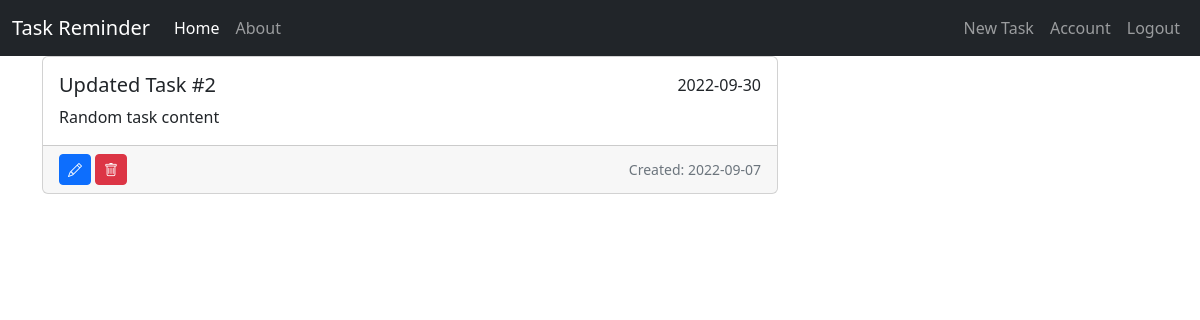
The page /task/2 (signed in) on the database its author committed.
### task_app/models.py (models this page shows, shortened)
class Task(db.Model):
    id = db.Column(db.Integer, primary_key=True)
    title = db.Column(db.String(100), nullable=False)
    content = db.Column(db.Text)
    date_created = db.Column(db.Date, nullable=False, default=datetime.utcnow)
    date_tasked = db.Column(db.Date, default=date(1970, 1, 1)) # Date cannot be null. TODO validation
    user_id = db.Column(db.Integer, db.ForeignKey("user.id"), nullable=False)

### task_app/tasks/routes.py (the view)
@tasks.route("/task/<int:task_id>", methods=["GET", "POST"])
@login_required
def task(task_id):
    task = Task.query.get_or_404(task_id)
    if task.user_id != current_user.id:
        abort(403)
    return render_template("task.html", task=task)

### task_app/models.py (called while the page is built)
@login_manager.user_loader
def load_user(user_id):
    return User.query.get(int(user_id))

### task_app/templates/task.html (shortened to what this page needs)
{% extends "layout.html" %}
{% block content %}
    <div class="card text-justify mb-4">
        <div class="card-body">
            <div class="d-flex">
                <h5 class="card-title">{{ task.title }}</h5>
                <span class="card-text ms-auto">
                    {{ task.date_tasked if task.date_tasked.strftime("%Y-%m-%d") != "1970-01-01" else "" }}
                </span>
            </div>
            <p class="card-text">{{ task.content }}</p>
        </div>
        <div class="card-footer text-muted d-flex align-items-center">
            <a class="btn btn-primary btn-sm me-1" href="{{ url_for('tasks.update_task', task_id=task.id) }}">
              <i class="bi bi-pencil"></i>
            </a>
            <button type="button" class="btn btn-danger btn-sm" data-bs-toggle="modal" data-bs-target="#deleteModal">
              <i class="bi bi-trash"></i>
            </button>
            <small class="ms-auto">Created: {{ task.date_created.strftime("%Y-%m-%d") }}</small>
        </div>
    </div>
{% endblock content %}

### rows shown on the page
Task: title "Updated Task #2", date_tasked "2022-09-30", content "Random task content", date_created "2022-09-07"
